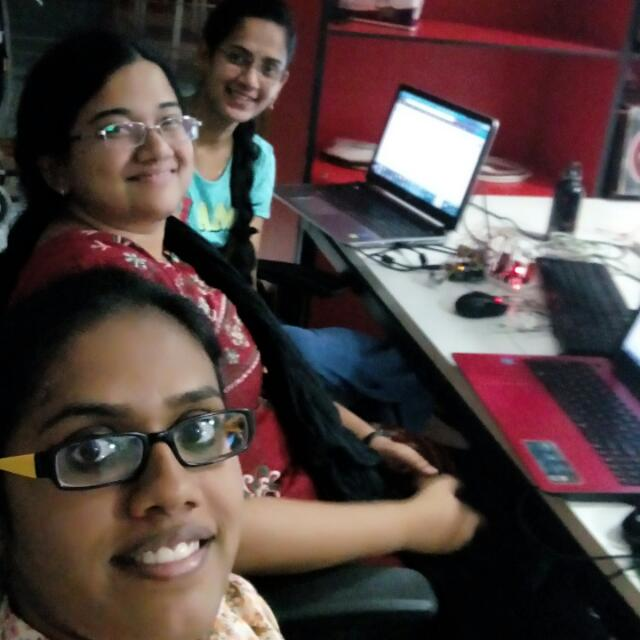
#> input picture face/faces/img.jpeg, 640 x 640 px, found by its file name
$ python facedet.py   (Python 2 division)
#> lines starting #> are read from the running program, lines starting #| are printed output that depends on the picture; after the words box and inside, x2 and y2 are one past the last pixel; in counts of white or black regions, pixels touching at a corner belong together
import numpy as np
import cv2
import math

face_cascade = cv2.CascadeClassifier('/home/pra/opencv-3.1.0/data/haarcascades/haarcascade_frontalface_default.xml')

eye_cascade = cv2.CascadeClassifier('/home/pra/opencv-3.1.0/data/haarcascades/haarcascade_eye.xml')
img = cv2.imread('img.jpeg')
#> img is the input picture: shape (640, 640, 3); mean B, G, R 65.1, 66.7, 82.4


gray = cv2.cvtColor(img, cv2.COLOR_BGR2GRAY)
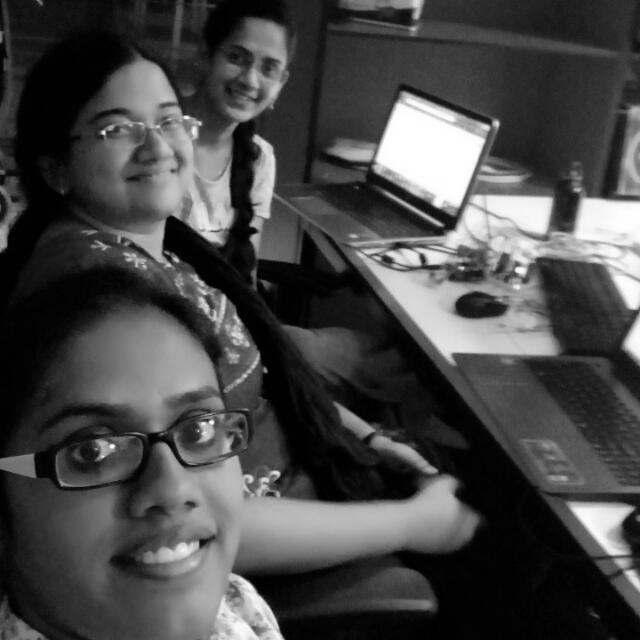
#> gray: shape (640, 640); min 0, max 255, mean 71.2

faces = face_cascade.detectMultiScale(gray, 1.3, 5)
#> faces = [[202, 25, 98, 98]]
print faces
#| [[202  25  98  98]]
print("the no of face is ",len(faces))
#| the no of face is  1

for (x,y,w,h) in faces:
    cv2.rectangle(img,(x,y),(x+w,y+h),(255,0,0),2)
    roi_gray = gray[y:y+h, x:x+w]
    roi_color = img[y:y+h, x:x+w]
    eyes = eye_cascade.detectMultiScale(roi_gray)
    for (ex,ey,ew,eh) in eyes:
        cv2.rectangle(roi_color,(ex,ey),(ex+ew,ey+eh),(0,255,0),2)
#> this loop made 1 pass
#> pass 1, `roi_gray = gray[y:y+h, x:x+w]`:
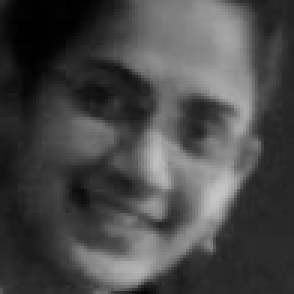
#> roi_gray: shape (98, 98) (shown 3 times larger); min 0, max 198, mean 72.2
#> pass 1, `roi_color = img[y:y+h, x:x+w]`:
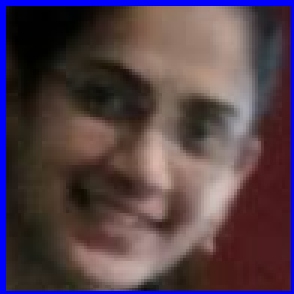
#> roi_color: shape (98, 98, 3) (shown 3 times larger); mean B, G, R 73.6, 64.6, 83.9
#> after the loop:
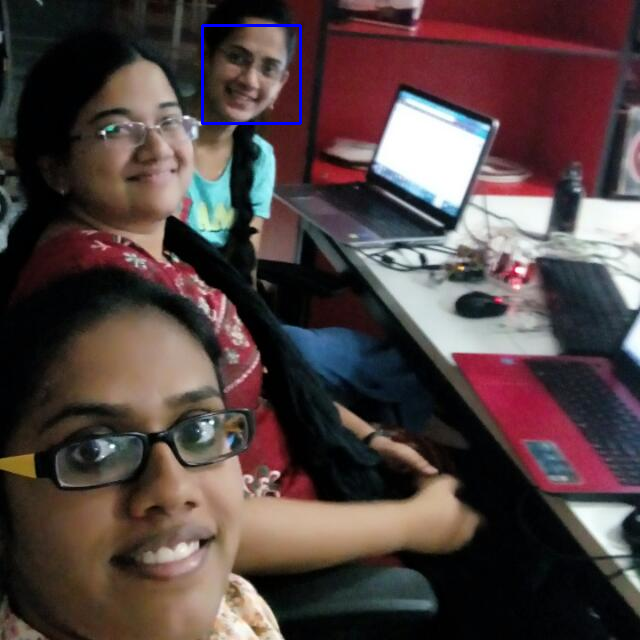
#> img: shape (640, 640, 3); 0.29% of pixels changed, all inside (x1, y1, x2, y2) = (201, 24, 302, 125)

cv2.imshow('img',img)
cv2.waitKey(0)
cv2.destroyAllWindows()

$ run again, with face/faces/20150527170534-satya-nadella-microsoft.jpeg copied over face/faces/img.jpeg
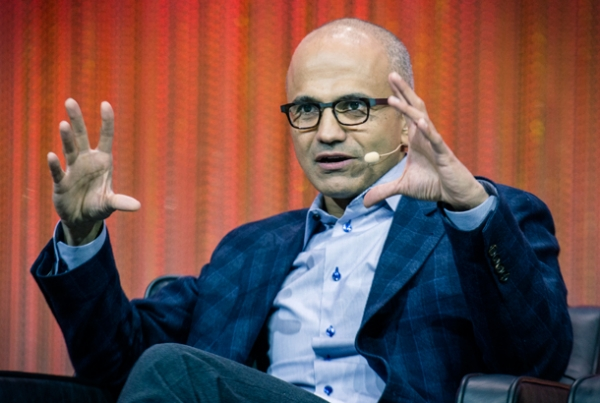
#> input picture face/faces/20150527170534-satya-nadella-microsoft.jpeg, 600 x 403 px, found by its file name
#> img is the input picture: shape (403, 600, 3); mean B, G, R 76.3, 80.3, 114.8
#> `gray = cv2.cvtColor(img, cv2.COLOR_BGR2GRAY)`:
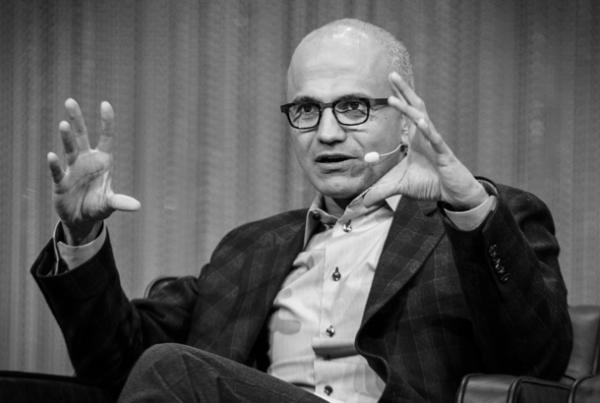
#> gray: shape (403, 600); min 0, max 245, mean 90.1
#> faces = [[258, 51, 148, 148]]
#| [[258  51 148 148]]
#| the no of face is  1
#> the loop `for (x,y,w,h) in faces:` made 1 pass
#> (x, y, w, h, eyes) on pass 1: (258, 51, 148, 148, [[38, 46, 24, 24], [20, 36, 51, 51]])
#> after the loop `for (x,y,w,h) in faces:`:
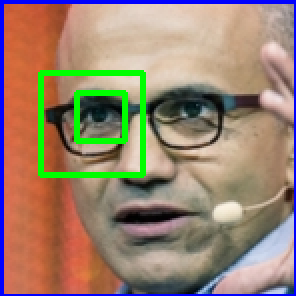
#> roi_color: shape (148, 148, 3) (shown 2 times larger); mean B, G, R 112.1, 131.4, 153.2

$ run again, with face/faces/20150527170552-jony-ive-apple.jpeg copied over face/faces/img.jpeg
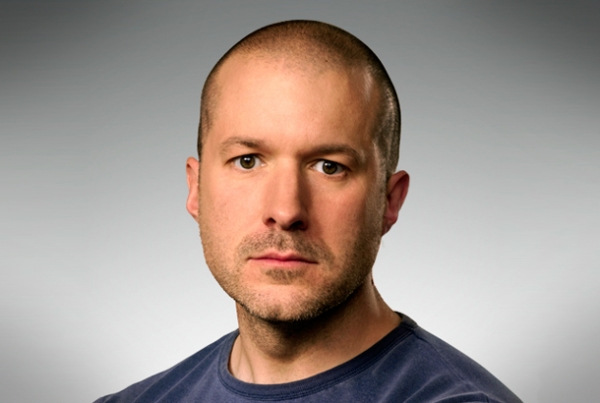
#> input picture face/faces/20150527170552-jony-ive-apple.jpeg, 600 x 403 px, found by its file name
#> img is the input picture: shape (403, 600, 3); mean B, G, R 142, 148.8, 161.5
#> faces = [[180, 73, 225, 225]]
#| [[180  73 225 225]]
#| the no of face is  1
#> the loop `for (x,y,w,h) in faces:` made 1 pass
#> (x, y, w, h, eyes) on pass 1: (180, 73, 225, 225, [[41, 63, 49, 49], [126, 71, 49, 49], [105, 67, 49, 49]])
#> after the loop `for (x,y,w,h) in faces:`:
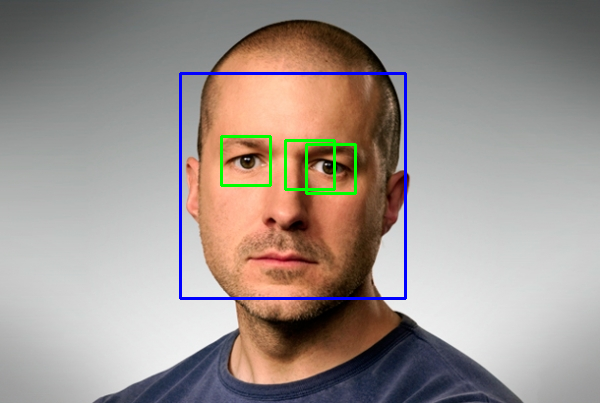
#> img: shape (403, 600, 3); 1.83% of pixels changed, all inside (x1, y1, x2, y2) = (179, 72, 407, 300)
#> after the loop `for (x,y,w,h) in faces:`:
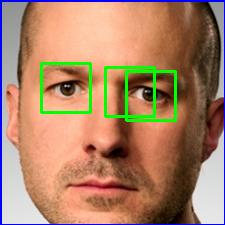
#> roi_color: shape (225, 225, 3); mean B, G, R 103.6, 130.9, 171

$ run again, with face/faces/20150527173020-kalanick.jpeg copied over face/faces/img.jpeg
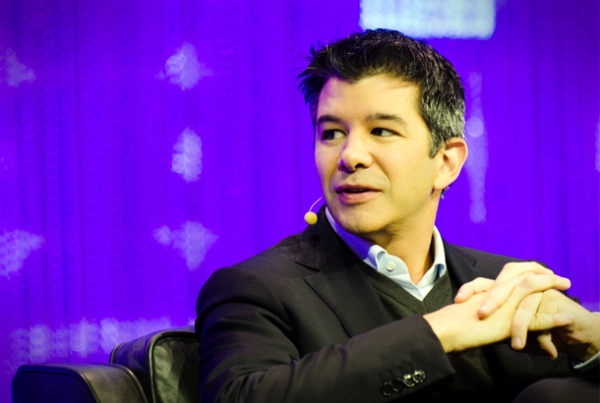
#> input picture face/faces/20150527173020-kalanick.jpeg, 600 x 403 px, found by its file name
#> img is the input picture: shape (403, 600, 3); mean B, G, R 168.7, 41.3, 103.9
#> `gray = cv2.cvtColor(img, cv2.COLOR_BGR2GRAY)`:
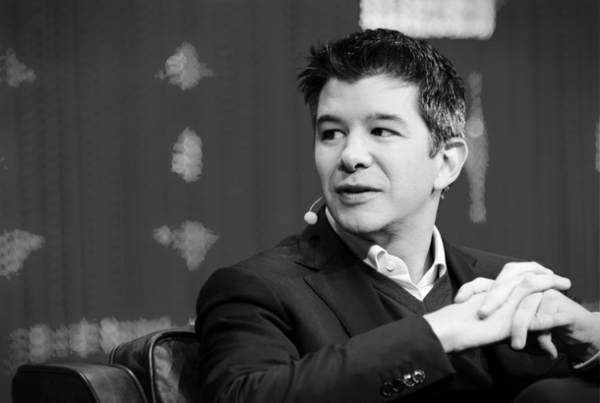
#> gray: shape (403, 600); min 0, max 254, mean 74.5
#> faces = [[287, 74, 147, 147]]
#| [[287  74 147 147]]
#| the no of face is  1
#> the loop `for (x,y,w,h) in faces:` made 1 pass
#> (x, y, w, h, eyes) on pass 1: (287, 74, 147, 147, [[73, 37, 39, 39], [25, 40, 38, 38]])
#> after the loop `for (x,y,w,h) in faces:`:
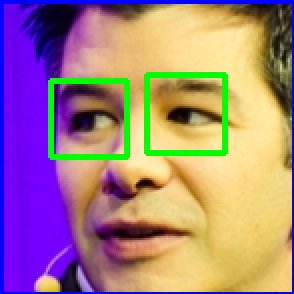
#> roi_color: shape (147, 147, 3) (shown 2 times larger); mean B, G, R 132, 127.5, 163.7
